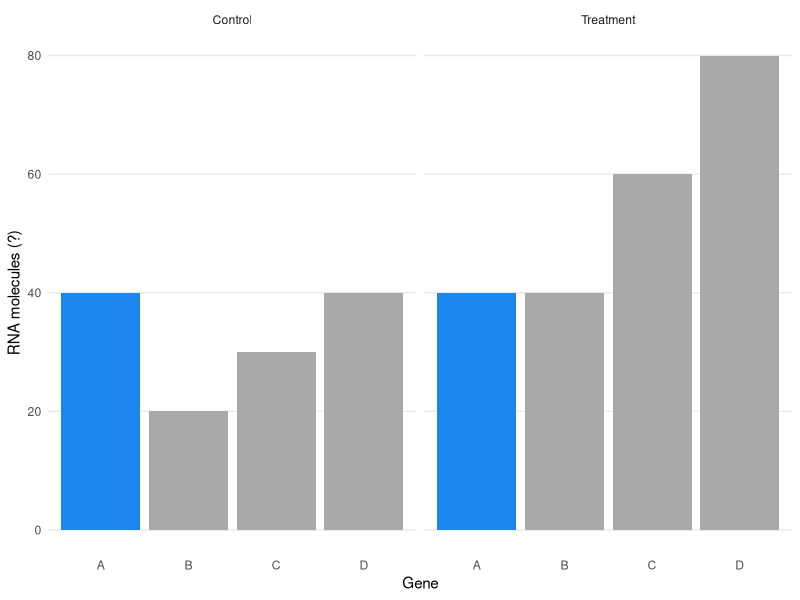
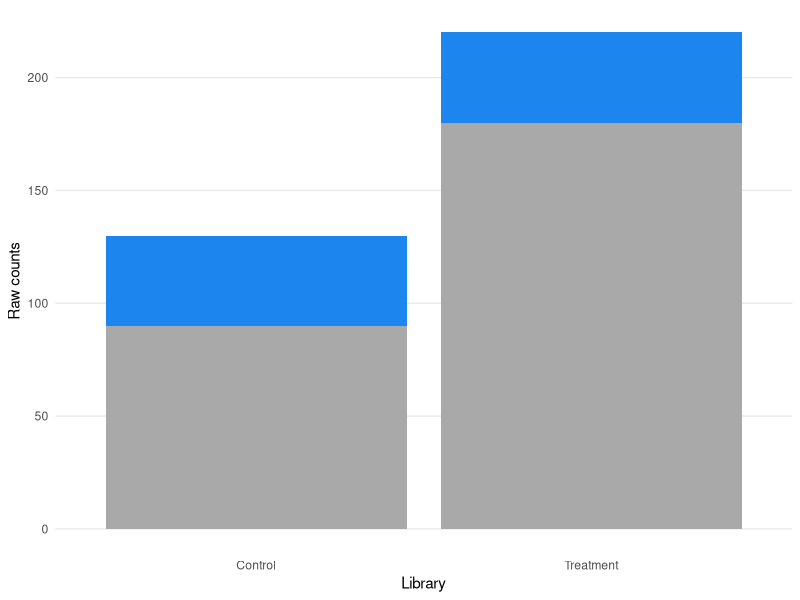
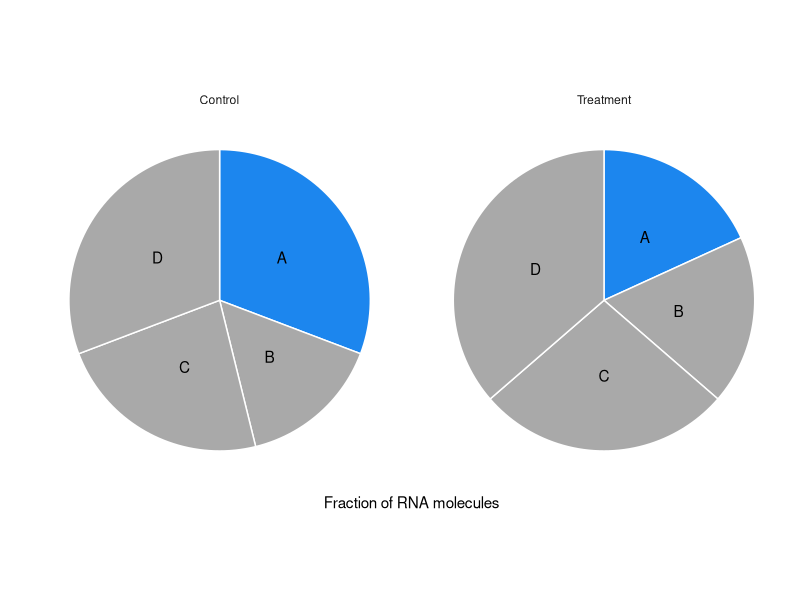
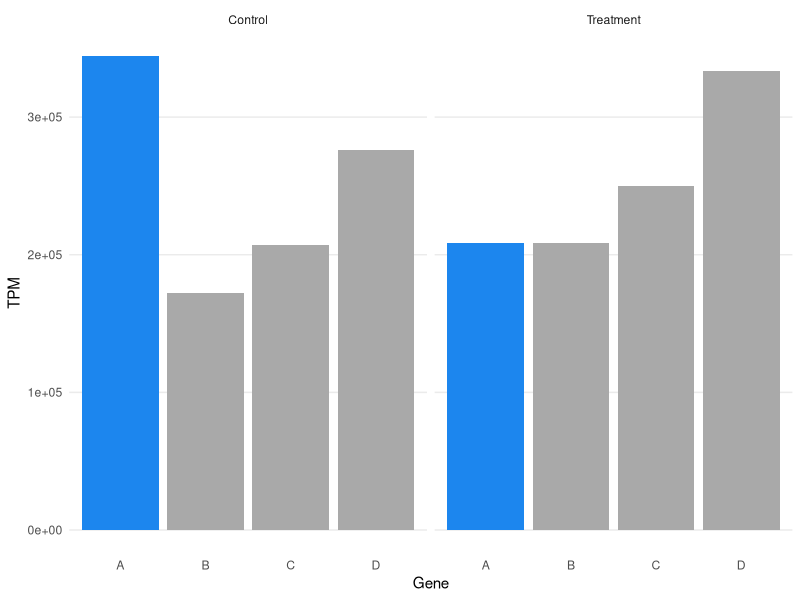

Here is the R script that generated these plots, in order:
## ---- chunk 1
knitr::opts_chunk$set(fig.path = 'figures/',
                      fig.width = 3,
                      fig.height = 3,
                      dev = c('png', 'pdf'),
                      dpi = 100)
## ---- chunk 2
library(dplyr)
library(tidyr)
library(ggplot2)
## ---- chunk 3
theme_set(theme_minimal())

nogrid = function ()
    theme(panel.grid.minor = element_blank(),
          panel.grid.major.x = element_blank())

pie_chart = function ()
    list(coord_polar(theta = 'y', direction = -1),
         theme(axis.text = element_blank(),
               panel.grid = element_blank()))
## ---- chunk 4
mean_fragment_length = 300

counts = tibble(Gene = c('A', 'B', 'C', 'D'),
                Length = c(700, 700, 800, 800),
                Control = c(40, 20, 30, 40),
                Treatment = c(20, 20, 30, 40) * 2) %>%
    gather(Library, Count, -Gene, -Length) %>%
    mutate(EffectiveLength = Length - mean_fragment_length + 1)

counts

gene_colors = c(A = 'dodgerblue2', B = 'darkgrey', C = 'darkgrey', D = 'darkgrey')
## ---- chunk 5
ggplot(counts, aes(x = Gene, y = Count, fill = Gene)) +
    geom_bar(stat = 'identity') +
    facet_wrap(~ Library) +
    scale_fill_manual(values = gene_colors, guide = FALSE) +
    labs(y = 'RNA molecules (?)') +
    nogrid()
## ---- chunk 6
ggplot(counts, aes(x = Library, y = Count, fill = Gene)) +
    geom_bar(stat = 'sum') +
    scale_fill_manual(values = gene_colors) +
    labs(y = 'Raw counts') +
    nogrid() +
    theme(legend.position = 'none')
## ---- chunk 7
# FIXME: Direction should be clockwise but `direction = 1` does anticlockwise
# on my computer. But labels are clockwise?!
counts %>%
    group_by(Library) %>%
    mutate(Fraction = Count / sum(Count)) %>%
    mutate(LabelPos = sum(Fraction) - (cumsum(Fraction) - Fraction / 2)) %>%
    ggplot(aes(x = '', y = Fraction, fill = Gene)) +
    geom_bar(stat = 'identity', width = 1, color = 'white') +
    geom_text(aes(y = LabelPos, label = Gene)) +
    pie_chart() +
    facet_wrap(~ Library) +
    scale_fill_manual(values = gene_colors, guide = FALSE) +
    labs(x = '', y = 'Fraction of RNA molecules')
## ---- chunk 8
tpm = function (counts, effective_lengths) {
    rate = log(counts) - log(effective_lengths)
    exp(rate - log(sum(exp(rate))) + log(10 ^ 6))
}
## ---- chunk 9
tpms = counts %>%
    group_by(Library) %>%
    mutate(TPM = tpm(Count, EffectiveLength))

tpms
## ---- chunk 10
ggplot(tpms, aes(x = Gene, y = TPM, fill = Gene)) +
    geom_bar(stat = 'identity') +
    facet_wrap(~ Library) +
    scale_fill_manual(values = gene_colors, guide = FALSE) +
    labs(y = 'TPM') +
    nogrid()
